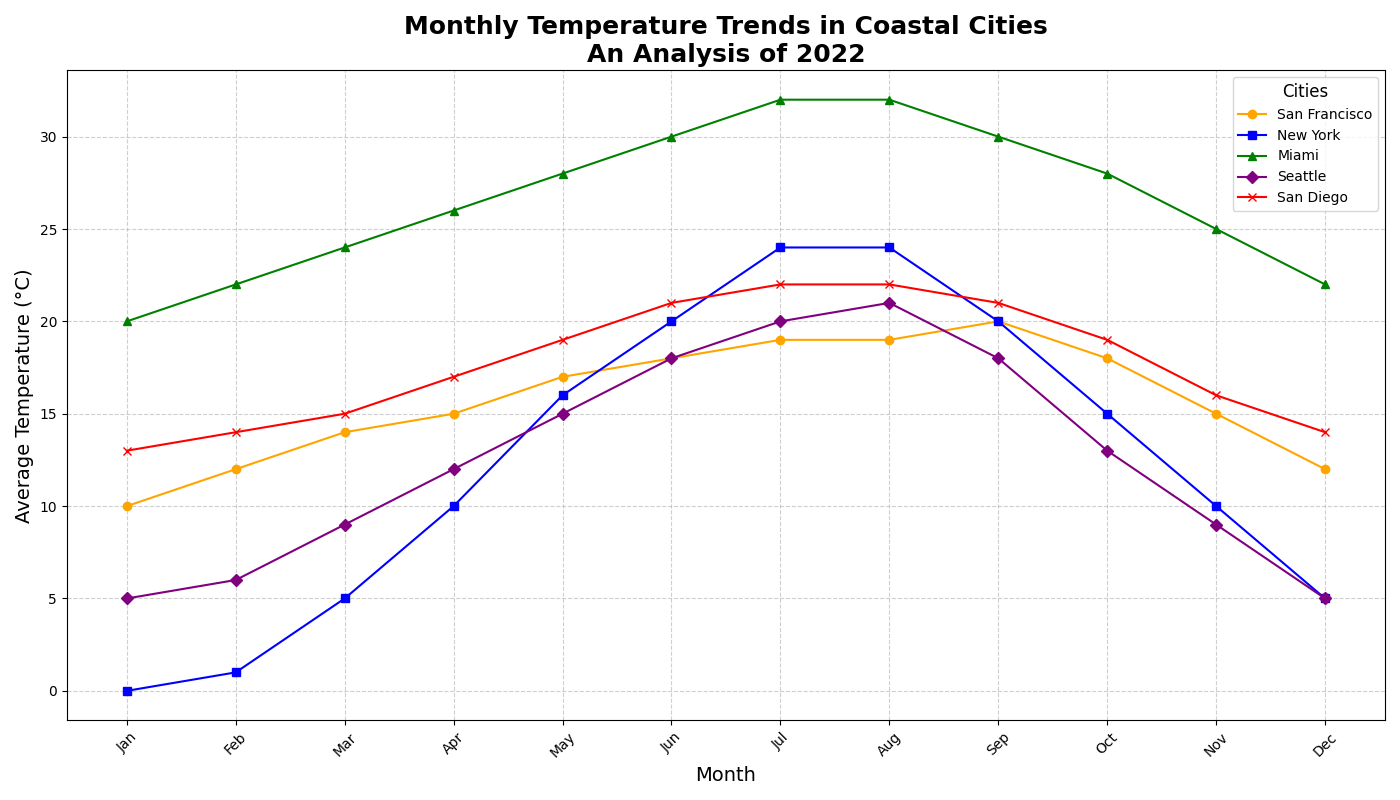

Reproduce this figure in Python.
import matplotlib.pyplot as plt
import numpy as np

# Backstory: Analyzing Monthly Temperature Trends for Five Coastal Cities Over One Year
# Cities: San Francisco, New York, Miami, Seattle, and San Diego

# Define the months of the year
months = np.array(['Jan', 'Feb', 'Mar', 'Apr', 'May', 'Jun', 'Jul', 'Aug', 'Sep', 'Oct', 'Nov', 'Dec'])

# Define fictional average monthly temperatures for each city (in Celsius)
san_francisco_temps = np.array([10, 12, 14, 15, 17, 18, 19, 19, 20, 18, 15, 12])
new_york_temps = np.array([0, 1, 5, 10, 16, 20, 24, 24, 20, 15, 10, 5])
miami_temps = np.array([20, 22, 24, 26, 28, 30, 32, 32, 30, 28, 25, 22])
seattle_temps = np.array([5, 6, 9, 12, 15, 18, 20, 21, 18, 13, 9, 5])
san_diego_temps = np.array([13, 14, 15, 17, 19, 21, 22, 22, 21, 19, 16, 14])

# Create a figure and axis for the line plot
plt.figure(figsize=(14, 8))

# Plotting average temperatures for each city
plt.plot(months, san_francisco_temps, marker='o', linestyle='-', label='San Francisco', color='orange')
plt.plot(months, new_york_temps, marker='s', linestyle='-', label='New York', color='blue')
plt.plot(months, miami_temps, marker='^', linestyle='-', label='Miami', color='green')
plt.plot(months, seattle_temps, marker='D', linestyle='-', label='Seattle', color='purple')
plt.plot(months, san_diego_temps, marker='x', linestyle='-', label='San Diego', color='red')

# Titles and labels
plt.title('Monthly Temperature Trends in Coastal Cities\nAn Analysis of 2022', fontsize=18, fontweight='bold')
plt.xlabel('Month', fontsize=14)
plt.ylabel('Average Temperature (°C)', fontsize=14)

# Customize the grid and appearance
plt.grid(True, linestyle='--', alpha=0.6)
plt.legend(title='Cities', title_fontsize=12, fontsize=10, loc='upper right')
plt.xticks(rotation=45)
plt.tight_layout()

# Show the plot
plt.show()
